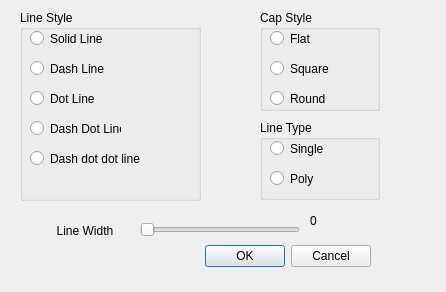
<?xml version="1.0" encoding="UTF-8"?>
<ui version="4.0">
 <class>Dialog</class>
 <widget class="QDialog" name="Dialog">
  <property name="geometry">
   <rect>
    <x>0</x>
    <y>0</y>
    <width>446</width>
    <height>292</height>
   </rect>
  </property>
  <property name="windowTitle">
   <string>Dialog</string>
  </property>
  <widget class="QDialogButtonBox" name="buttonBox">
   <property name="geometry">
    <rect>
     <x>30</x>
     <y>240</y>
     <width>341</width>
     <height>32</height>
    </rect>
   </property>
   <property name="orientation">
    <enum>Qt::Horizontal</enum>
   </property>
   <property name="standardButtons">
    <set>QDialogButtonBox::Cancel|QDialogButtonBox::Ok</set>
   </property>
  </widget>
  <widget class="QGroupBox" name="groupBox">
   <property name="geometry">
    <rect>
     <x>20</x>
     <y>10</y>
     <width>181</width>
     <height>191</height>
    </rect>
   </property>
   <property name="title">
    <string>Line Style</string>
   </property>
   <widget class="QRadioButton" name="radioButton">
    <property name="geometry">
     <rect>
      <x>10</x>
      <y>20</y>
      <width>82</width>
      <height>17</height>
     </rect>
    </property>
    <property name="text">
     <string>Solid Line</string>
    </property>
   </widget>
   <widget class="QRadioButton" name="radioButton_2">
    <property name="geometry">
     <rect>
      <x>10</x>
      <y>50</y>
      <width>82</width>
      <height>17</height>
     </rect>
    </property>
    <property name="text">
     <string>Dash Line</string>
    </property>
   </widget>
   <widget class="QRadioButton" name="radioButton_3">
    <property name="geometry">
     <rect>
      <x>10</x>
      <y>80</y>
      <width>82</width>
      <height>17</height>
     </rect>
    </property>
    <property name="text">
     <string>Dot Line</string>
    </property>
   </widget>
   <widget class="QRadioButton" name="radioButton_4">
    <property name="geometry">
     <rect>
      <x>10</x>
      <y>110</y>
      <width>91</width>
      <height>17</height>
     </rect>
    </property>
    <property name="text">
     <string>Dash Dot Line</string>
    </property>
   </widget>
   <widget class="QRadioButton" name="radioButton_5">
    <property name="geometry">
     <rect>
      <x>10</x>
      <y>140</y>
      <width>121</width>
      <height>17</height>
     </rect>
    </property>
    <property name="text">
     <string>Dash dot dot line</string>
    </property>
   </widget>
  </widget>
  <widget class="QGroupBox" name="groupBox_2">
   <property name="geometry">
    <rect>
     <x>260</x>
     <y>10</y>
     <width>120</width>
     <height>101</height>
    </rect>
   </property>
   <property name="title">
    <string>Cap Style</string>
   </property>
   <widget class="QRadioButton" name="radioButton_6">
    <property name="geometry">
     <rect>
      <x>10</x>
      <y>20</y>
      <width>82</width>
      <height>17</height>
     </rect>
    </property>
    <property name="text">
     <string>Flat</string>
    </property>
   </widget>
   <widget class="QRadioButton" name="radioButton_7">
    <property name="geometry">
     <rect>
      <x>10</x>
      <y>50</y>
      <width>82</width>
      <height>17</height>
     </rect>
    </property>
    <property name="text">
     <string>Square</string>
    </property>
   </widget>
   <widget class="QRadioButton" name="radioButton_8">
    <property name="geometry">
     <rect>
      <x>10</x>
      <y>80</y>
      <width>82</width>
      <height>17</height>
     </rect>
    </property>
    <property name="text">
     <string>Round</string>
    </property>
   </widget>
  </widget>
  <widget class="QGroupBox" name="groupBox_3">
   <property name="geometry">
    <rect>
     <x>260</x>
     <y>120</y>
     <width>120</width>
     <height>80</height>
    </rect>
   </property>
   <property name="title">
    <string>Line Type</string>
   </property>
   <widget class="QRadioButton" name="radioButton_9">
    <property name="geometry">
     <rect>
      <x>10</x>
      <y>50</y>
      <width>82</width>
      <height>17</height>
     </rect>
    </property>
    <property name="text">
     <string>Poly</string>
    </property>
   </widget>
   <widget class="QRadioButton" name="radioButton_10">
    <property name="geometry">
     <rect>
      <x>10</x>
      <y>20</y>
      <width>82</width>
      <height>17</height>
     </rect>
    </property>
    <property name="text">
     <string>Single</string>
    </property>
   </widget>
  </widget>
  <widget class="QSlider" name="horizontalSlider">
   <property name="geometry">
    <rect>
     <x>140</x>
     <y>220</y>
     <width>160</width>
     <height>19</height>
    </rect>
   </property>
   <property name="orientation">
    <enum>Qt::Horizontal</enum>
   </property>
  </widget>
  <widget class="QLabel" name="label">
   <property name="geometry">
    <rect>
     <x>50</x>
     <y>220</y>
     <width>71</width>
     <height>21</height>
    </rect>
   </property>
   <property name="text">
    <string>  Line Width</string>
   </property>
  </widget>
  <widget class="QLabel" name="label_2">
   <property name="geometry">
    <rect>
     <x>310</x>
     <y>210</y>
     <width>71</width>
     <height>21</height>
    </rect>
   </property>
   <property name="text">
    <string>0</string>
   </property>
  </widget>
 </widget>
 <resources/>
 <connections>
  <connection>
   <sender>buttonBox</sender>
   <signal>accepted()</signal>
   <receiver>Dialog</receiver>
   <slot>accept()</slot>
   <hints>
    <hint type="sourcelabel">
     <x>248</x>
     <y>254</y>
    </hint>
    <hint type="destinationlabel">
     <x>157</x>
     <y>274</y>
    </hint>
   </hints>
  </connection>
  <connection>
   <sender>buttonBox</sender>
   <signal>rejected()</signal>
   <receiver>Dialog</receiver>
   <slot>reject()</slot>
   <hints>
    <hint type="sourcelabel">
     <x>316</x>
     <y>260</y>
    </hint>
    <hint type="destinationlabel">
     <x>286</x>
     <y>274</y>
    </hint>
   </hints>
  </connection>
  <connection>
   <sender>horizontalSlider</sender>
   <signal>valueChanged(int)</signal>
   <receiver>label_2</receiver>
   <slot>setNum(int)</slot>
   <hints>
    <hint type="sourcelabel">
     <x>298</x>
     <y>224</y>
    </hint>
    <hint type="destinationlabel">
     <x>324</x>
     <y>217</y>
    </hint>
   </hints>
  </connection>
 </connections>
</ui>
